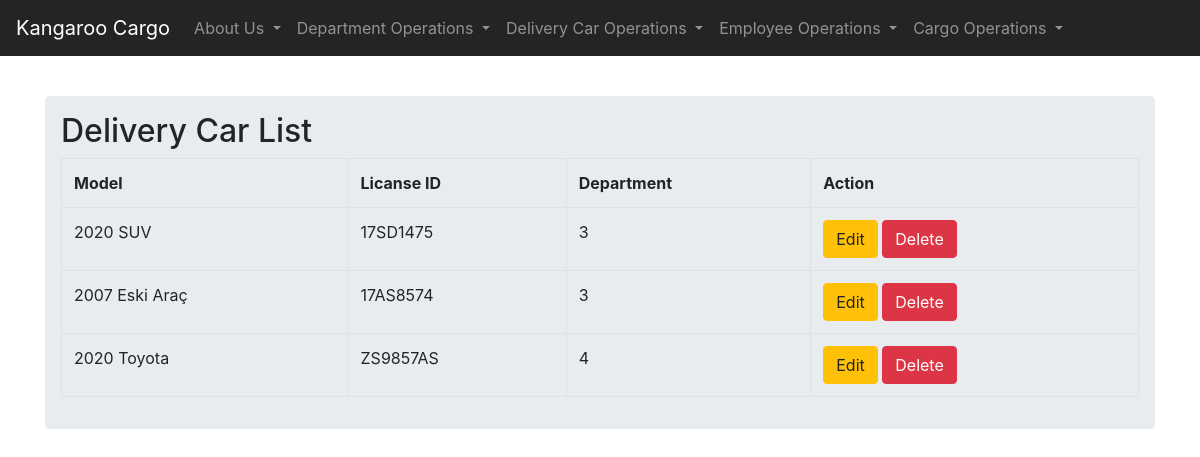
Screenshot of /delivery/all with the database file from the repository.
### models.py (models this page shows, shortened)
class DeliveryCar(db.Model):
    model = db.Column(db.String(20))
    licence_id = db.Column(db.String(8),primary_key=True)
    deliverycar_dep = db.Column(db.Integer, db.ForeignKey('department.dep_num'))

### cargo.py (the view)
@app.route('/delivery/all')
def alldelivery():
    all_deliverycars = DeliveryCar.query.all()
    return render_template('alldelivery.html', deliverycars = all_deliverycars)

### templates/alldelivery.html (shortened to what this page needs)
{% extends "base.html" %}
{% block content %}
{% from "formhelpers.html" import render_field %}
<div class="container">
    <div class="row">
      <div class="col-md-12">
        <div class="jumbotron p-3" >
          <h2>Delivery Car List</h2>
          <table class="table table-bordered table-hover ">
              <tr>
                <th>Model</th>
                <th>Licanse ID</th>
                <th>Department</th>
                <th>Action</th>
              </tr>
              {% for row in deliverycars %}
              <tr>
                <td>{{ row.model  }}</td>
                <td>{{ row.licence_id }}</td>
                <td>{{ row.deliverycar_dep }}</td>
                <td>
                  <a href="/delivery/update/{{ row.licence_id }}" class="btn btn-warning btn-xs" data-toggle="modal" data-target="#modaledit{{ row.licence_id }}">Edit</a>
                  <a href="/delivery/delete/{{ row.licence_id }}" class="btn btn-danger btn-xs" onclick="return confirm('Are you sure to delete?') ">Delete</a>
                </td>
              </tr>
              <div id="modaledit{{ row.licence_id }}" class="modal fade" role="dialog">
             {% endfor %}
            </table>
        </div>
      </div>
    </div>
</div>
{% endblock %}

### rows the page displays
DeliveryCar: model "2020 SUV", licence_id "17SD1475", deliverycar_dep "3"
DeliveryCar: model "2007 Eski Araç", licence_id "17AS8574", deliverycar_dep "3"
DeliveryCar: model "2020 Toyota", licence_id "ZS9857AS", deliverycar_dep "4"
